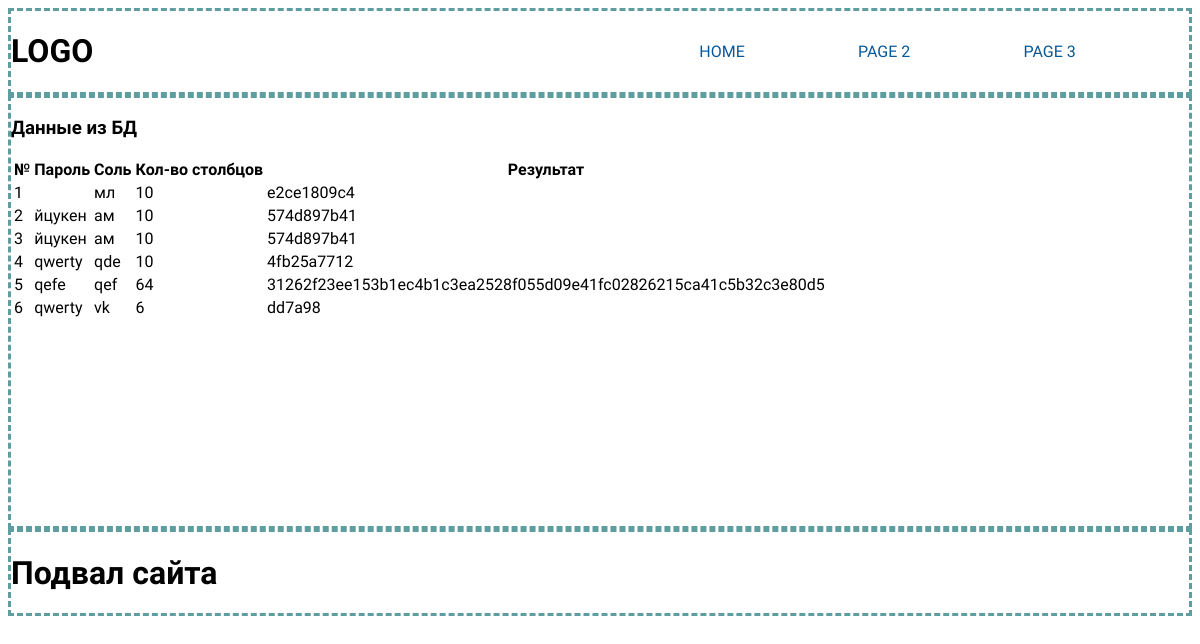
The page /page3 on the database its author committed.
### tables this page shows
CREATE TABLE data (
            id INTEGER PRIMARY KEY AUTOINCREMENT, 
            pwd TEXT,
            salt TEXT,
            num_char INTEGER,
            result TEXT
        );

### app.py (the view)
@app.route("/page3")
def page_3():
    return render_template("page3.html", data = db.read_db(DB_PATH))

### db.py (called while the page is built)
def connection(path):
    connect = sql.connect(path)
    cursor = connect.cursor()
    return connect, cursor

def read_db(path):
    connect, cursor = connection(path)
    cursor.execute("SELECT * FROM data;")
    result = cursor.fetchall()
    connect.close()
    return result

### templates/page3.html
{% extends "base.html" %}
{% block main %}
<div>
    <h3>Данные из БД</h3>
    <table>
        <tr>
            <th>№</th>
            <th>Пароль</th>
            <th>Соль</th>
            <th>Кол-во столбцов</th>
            <th>Результат</th>
        </tr>
        {% for row in data %}
        <tr>
            <td>{{ row[0]}}</td>
            <td>{{ row[1]}}</td>
            <td>{{ row[2]}}</td>
            <td>{{ row[3]}}</td>
            <td>{{ row[4]}}</td>
        </tr>
        {% endfor %}
    </table>
</div>
{% endblock %}

### templates/base.html (shortened to what this page needs)
<!DOCTYPE html>
<html lang="en">
<head>
    <link rel="stylesheet" href="static/style.css">
</head>
<body>
    <header>
        <div class="logo">
            <h1>LOGO</h1>
        </div>
        <ul class="nav">
            <li class="btn"><a href="/">Home</a></li>
            <li class="btn"><a href="page2">Page 2</a></li>
            <li class="btn"><a href="page3">Page 3</a></li>
        </ul>
    </header>
    <main>
        {% block main %}
        {% endblock %}
    </main>
    <footer>
        <h1>Подвал сайта</h1>
    </footer>
</body>
</html>

### static/style.css (style rules this page uses)
body { font-family: 'Dosis', 'Colibri', sans-serif; display: grid; height: 100%; grid-template-areas: "h h h h h" "m m m m m" "f f f f f"; grid-template-rows: 1fr 5fr 1fr ; }
header, main, footer { border: 3px dashed cadetblue; }
header { display: grid; grid-area: h; }
.logo { grid-column: 1/3; }
.nav { grid-column: 3/5; display: flex; justify-content: space-evenly; align-items: center; list-style-type: none; }
.nav a { text-decoration: none; text-transform: uppercase; color: rgb(8, 88, 153); }
main { grid-area: m; }
footer { grid-area: f; }

### rows shown on the page
data: id "1", salt "мл", num_char "10", result "e2ce1809c4"
data: id "2", pwd "йцукен", salt "ам", num_char "10", result "574d897b41"
data: id "3", pwd "йцукен", salt "ам", num_char "10", result "574d897b41"
data: id "4", pwd "qwerty", salt "qde", num_char "10", result "4fb25a7712"
data: id "5", pwd "qefe", salt "qef", num_char "64", result "31262f23ee153b1ec4b1c3ea2528f055d09e41fc02826215ca41c5b32c3e80d5"
data: id "6", pwd "qwerty", salt "vk", num_char "6", result "dd7a98"
